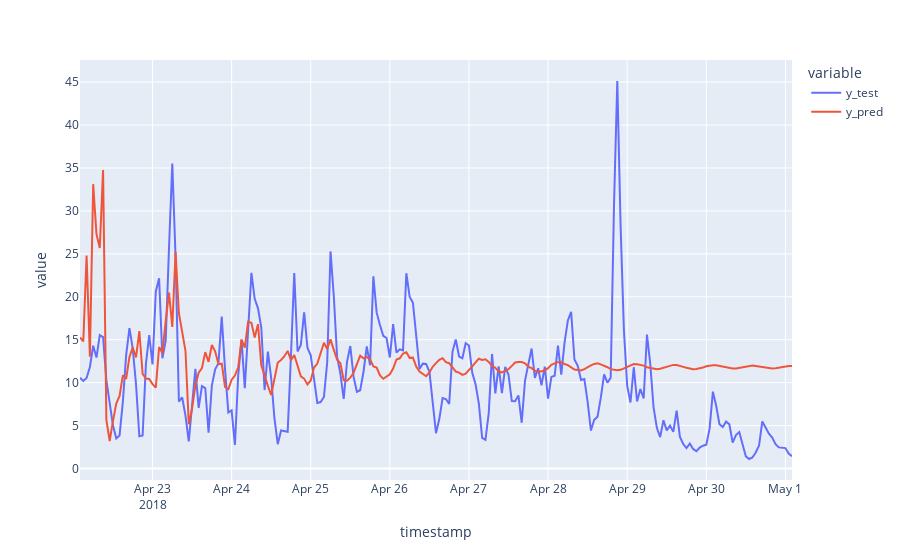

This figure's notebook cell:
### Code cell
fig = px.line(df_pred_test, labels={'values':'P2'})
fig.show()
# our data is making its own prediction on unactual data thats why the chart is like that , its started from 26 data points and as its moving forward its erecting its own data points 
# which isn't reliable we will fix it using walk forward validation

### Figure 1 — Plotly figure (JSON) as saved in the notebook; plotly's stock layout.template omitted (floating-point values rounded to 4 significant figures; data arrays with more than 128 entries replaced by an {"elided": "..."} marker saying what was removed)
{"data": [{"hovertemplate": "variable=y_test<br>timestamp=%{x}<br>value=%{y}<extra></extra>", "legendgroup": "y_test", "line": {"color": "#636efa", "dash": "solid"}, "marker": {"symbol": "circle"}, "mode": "lines", "name": "y_test", "orientation": "v", "showlegend": true, "type": "scatter", "x": {"elided": "217 str values"}, "xaxis": "x", "y": {"elided": "217 float values"}, "yaxis": "y"}, {"hovertemplate": "variable=y_pred<br>timestamp=%{x}<br>value=%{y}<extra></extra>", "legendgroup": "y_pred", "line": {"color": "#EF553B", "dash": "solid"}, "marker": {"symbol": "circle"}, "mode": "lines", "name": "y_pred", "orientation": "v", "showlegend": true, "type": "scatter", "x": {"elided": "217 str values"}, "xaxis": "x", "y": {"elided": "217 float values"}, "yaxis": "y"}], "layout": {"legend": {"title": {"text": "variable"}, "tracegroupgap": 0}, "margin": {"t": 60}, "xaxis": {"anchor": "y", "domain": [0, 1], "title": {"text": "timestamp"}}, "yaxis": {"anchor": "x", "domain": [0, 1], "title": {"text": "value"}}}}
